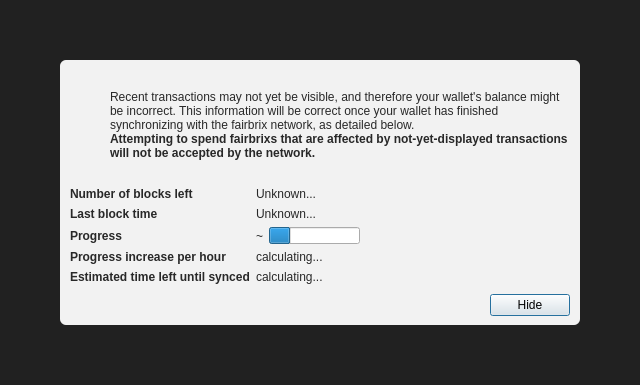
<?xml version="1.0" encoding="UTF-8"?>
<ui version="4.0">
 <class>ModalOverlay</class>
 <widget class="QWidget" name="ModalOverlay">
  <property name="geometry">
   <rect>
    <x>0</x>
    <y>0</y>
    <width>640</width>
    <height>385</height>
   </rect>
  </property>
  <property name="windowTitle">
   <string>Form</string>
  </property>
  <layout class="QVBoxLayout" name="verticalLayout" stretch="0">
   <property name="sizeConstraint">
    <enum>QLayout::SetDefaultConstraint</enum>
   </property>
   <property name="leftMargin">
    <number>0</number>
   </property>
   <property name="topMargin">
    <number>0</number>
   </property>
   <property name="rightMargin">
    <number>0</number>
   </property>
   <property name="bottomMargin">
    <number>0</number>
   </property>
   <item>
    <widget class="QWidget" name="bgWidget" native="true">
     <property name="styleSheet">
      <string notr="true">#bgWidget { background: rgba(0,0,0,220); }</string>
     </property>
     <layout class="QVBoxLayout" name="verticalLayoutMain" stretch="1">
      <property name="leftMargin">
       <number>60</number>
      </property>
      <property name="topMargin">
       <number>60</number>
      </property>
      <property name="rightMargin">
       <number>60</number>
      </property>
      <property name="bottomMargin">
       <number>60</number>
      </property>
      <item>
       <widget class="QWidget" name="contentWidget" native="true">
        <property name="styleSheet">
         <string notr="true">#contentWidget { background: rgba(255,255,255,240); border-radius: 6px; }

QLabel { color: rgb(40,40,40);  }</string>
        </property>
        <layout class="QVBoxLayout" name="verticalLayoutSub" stretch="1,0,0,0">
         <property name="spacing">
          <number>0</number>
         </property>
         <property name="leftMargin">
          <number>10</number>
         </property>
         <property name="topMargin">
          <number>10</number>
         </property>
         <property name="rightMargin">
          <number>10</number>
         </property>
         <property name="bottomMargin">
          <number>10</number>
         </property>
         <item>
          <layout class="QHBoxLayout" name="horizontalLayoutIconText" stretch="0,1">
           <property name="topMargin">
            <number>20</number>
           </property>
           <item>
            <layout class="QVBoxLayout" name="verticalLayoutIcon">
             <property name="leftMargin">
              <number>0</number>
             </property>
             <item>
              <widget class="QPushButton" name="warningIcon">
               <property name="enabled">
                <bool>false</bool>
               </property>
               <property name="text">
                <string/>
               </property>
               <property name="icon">
                <iconset>
                 <normaloff>:/icons/warning</normaloff>
                 <disabledoff>:/icons/warning</disabledoff>:/icons/warning</iconset>
               </property>
               <property name="iconSize">
                <size>
                 <width>48</width>
                 <height>48</height>
                </size>
               </property>
               <property name="flat">
                <bool>true</bool>
               </property>
              </widget>
             </item>
             <item>
              <spacer name="verticalSpacerWarningIcon">
               <property name="orientation">
                <enum>Qt::Vertical</enum>
               </property>
               <property name="sizeHint" stdset="0">
                <size>
                 <width>20</width>
                 <height>40</height>
                </size>
               </property>
              </spacer>
             </item>
            </layout>
           </item>
           <item>
            <layout class="QVBoxLayout" name="verticalLayoutInfoText">
             <property name="leftMargin">
              <number>0</number>
             </property>
             <property name="topMargin">
              <number>0</number>
             </property>
             <item>
              <widget class="QLabel" name="infoText">
               <property name="text">
                <string>Recent transactions may not yet be visible, and therefore your wallet's balance might be incorrect. This information will be correct once your wallet has finished synchronizing with the fairbrix network, as detailed below.</string>
               </property>
               <property name="textFormat">
                <enum>Qt::RichText</enum>
               </property>
               <property name="wordWrap">
                <bool>true</bool>
               </property>
              </widget>
             </item>
             <item>
              <widget class="QLabel" name="infoTextStrong">
               <property name="font">
                <font>
                 <weight>75</weight>
                 <bold>true</bold>
                </font>
               </property>
               <property name="text">
                <string>Attempting to spend fairbrixs that are affected by not-yet-displayed transactions will not be accepted by the network.</string>
               </property>
               <property name="textFormat">
                <enum>Qt::RichText</enum>
               </property>
               <property name="wordWrap">
                <bool>true</bool>
               </property>
              </widget>
             </item>
             <item>
              <spacer name="verticalSpacerInTextSpace">
               <property name="orientation">
                <enum>Qt::Vertical</enum>
               </property>
               <property name="sizeHint" stdset="0">
                <size>
                 <width>20</width>
                 <height>40</height>
                </size>
               </property>
              </spacer>
             </item>
            </layout>
           </item>
          </layout>
         </item>
         <item>
          <spacer name="verticalSpacerAfterText">
           <property name="orientation">
            <enum>Qt::Vertical</enum>
           </property>
           <property name="sizeHint" stdset="0">
            <size>
             <width>20</width>
             <height>40</height>
            </size>
           </property>
          </spacer>
         </item>
         <item>
          <layout class="QFormLayout" name="formLayout">
           <property name="fieldGrowthPolicy">
            <enum>QFormLayout::FieldsStayAtSizeHint</enum>
           </property>
           <property name="horizontalSpacing">
            <number>6</number>
           </property>
           <property name="verticalSpacing">
            <number>6</number>
           </property>
           <property name="topMargin">
            <number>10</number>
           </property>
           <item row="0" column="0">
            <widget class="QLabel" name="labelNumberOfBlocksLeft">
             <property name="font">
              <font>
               <weight>75</weight>
               <bold>true</bold>
              </font>
             </property>
             <property name="text">
              <string>Number of blocks left</string>
             </property>
            </widget>
           </item>
           <item row="0" column="1">
            <widget class="QLabel" name="numberOfBlocksLeft">
             <property name="text">
              <string>Unknown...</string>
             </property>
            </widget>
           </item>
           <item row="1" column="0">
            <widget class="QLabel" name="labelLastBlockTime">
             <property name="font">
              <font>
               <weight>75</weight>
               <bold>true</bold>
              </font>
             </property>
             <property name="text">
              <string>Last block time</string>
             </property>
            </widget>
           </item>
           <item row="1" column="1">
            <widget class="QLabel" name="newestBlockDate">
             <property name="sizePolicy">
              <sizepolicy hsizetype="Maximum" vsizetype="Preferred">
               <horstretch>0</horstretch>
               <verstretch>0</verstretch>
              </sizepolicy>
             </property>
             <property name="text">
              <string>Unknown...</string>
             </property>
            </widget>
           </item>
           <item row="2" column="0">
            <widget class="QLabel" name="labelSyncDone">
             <property name="font">
              <font>
               <weight>75</weight>
               <bold>true</bold>
              </font>
             </property>
             <property name="text">
              <string>Progress</string>
             </property>
            </widget>
           </item>
           <item row="2" column="1">
            <layout class="QHBoxLayout" name="horizontalLayoutSync" stretch="0,1">
             <item>
              <widget class="QLabel" name="percentageProgress">
               <property name="text">
                <string notr="true">~</string>
               </property>
              </widget>
             </item>
             <item>
              <widget class="QProgressBar" name="progressBar">
               <property name="value">
                <number>24</number>
               </property>
               <property name="format">
                <string/>
               </property>
              </widget>
             </item>
            </layout>
           </item>
           <item row="4" column="0">
            <widget class="QLabel" name="labelProgressIncrease">
             <property name="font">
              <font>
               <weight>75</weight>
               <bold>true</bold>
              </font>
             </property>
             <property name="text">
              <string>Progress increase per hour</string>
             </property>
            </widget>
           </item>
           <item row="4" column="1">
            <widget class="QLabel" name="progressIncreasePerH">
             <property name="text">
              <string>calculating...</string>
             </property>
            </widget>
           </item>
           <item row="5" column="0">
            <widget class="QLabel" name="labelEstimatedTimeLeft">
             <property name="font">
              <font>
               <weight>75</weight>
               <bold>true</bold>
              </font>
             </property>
             <property name="text">
              <string>Estimated time left until synced</string>
             </property>
            </widget>
           </item>
           <item row="5" column="1">
            <widget class="QLabel" name="expectedTimeLeft">
             <property name="text">
              <string>calculating...</string>
             </property>
            </widget>
           </item>
          </layout>
         </item>
         <item>
          <layout class="QHBoxLayout" name="horizontalLayoutButtons">
           <property name="leftMargin">
            <number>10</number>
           </property>
           <property name="topMargin">
            <number>10</number>
           </property>
           <item>
            <spacer name="horizontalSpacer">
             <property name="orientation">
              <enum>Qt::Horizontal</enum>
             </property>
             <property name="sizeHint" stdset="0">
              <size>
               <width>40</width>
               <height>20</height>
              </size>
             </property>
            </spacer>
           </item>
           <item>
            <widget class="QPushButton" name="closeButton">
             <property name="text">
              <string>Hide</string>
             </property>
             <property name="shortcut">
              <string>Esc</string>
             </property>
             <property name="focusPolicy">
              <enum>Qt::StrongFocus</enum>
             </property>
             <property name="default">
              <bool>true</bool>
             </property>
            </widget>
           </item>
          </layout>
         </item>
        </layout>
       </widget>
      </item>
     </layout>
    </widget>
   </item>
  </layout>
 </widget>
 <resources/>
 <connections/>
</ui>
